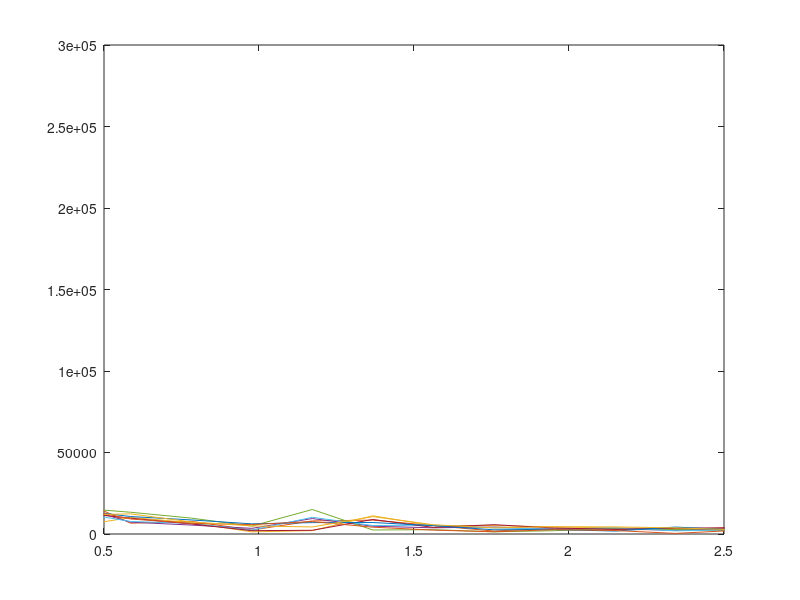
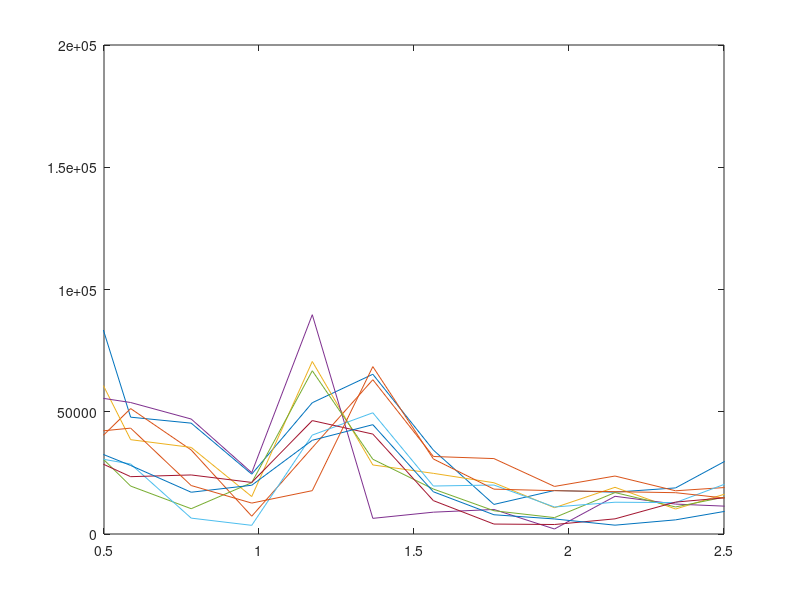

Reproduce these figures in MATLAB, in order.
%% Estimation of SpO2 level and heart rate using PPG data. PPG is measured
%% while the object stay still so no moving artifact involves. 940nm/ 660nm
%Created by: Thinh Nguyen 
%Email: mecheng.hn@gmail.com
%Date: 2015 April

% THIS ONE IS NOT OPTIMIZED. DO NOT USE FOR COMMERCIAL

%% START
clear all
[X1,X2]=textread('PPG.dat','%s %s');

for i=1:length(X1)
    X(i,1)=hex2dec(X1(i));
    if X(i,1)> hex2dec('7FFFFF')   %Dont pay attention to this part. It is the conversion of acquired HEX value into useful decimal value
        X(i,1)=hex2dec('7FFFFF') - X(i,1);
    end
    X(i,2)=hex2dec(X2(i)); 
    if X(i,2)> hex2dec('7FFFFF')
        X(i,2)=hex2dec('7FFFFF')- X(i,2);
    end
end

plot(X(:,1))
hold on
plot(X(:,2),'r')

fs=25; %sampling rate 15Hz
FFT_size=128; %default: 64


%% Data frame
for n=1:fix((length(X)/(2*fs))-2)
y1=X(n*fs:(n*fs+FFT_size-1),1); %RED
y2=X(n*fs:(n*fs+FFT_size-1),2); %IR

%% FFT Transform RED
NFFT = FFT_size ; % Next power of 2 from length of y
Y1 = fft(y1,NFFT);
f1 = fs/2*linspace(0,1,NFFT/2+1);

figure(1)
plot(f1,abs(Y1(1:NFFT/2+1)));
axis([0.5 2.5 0 3e5])

%% FFT Transform IR
NFFT = FFT_size; % Next power of 2 from length of y
Y2 = fft(y2,NFFT);
f2 = fs/2*linspace(0,1,NFFT/2+1);

figure(2)
plot(f2,abs(Y2(1:NFFT/2+1)));
axis([0.5 2.5 0 2e5])
hold on

%% Find local maximum in RED spectrum

YY=abs(Y1(6:12));
local_max_i=1;
local_max=YY(1);
for i=2:(length(YY)-1)
    if local_max<(YY(i))
        local_max_i=i;
        local_max=YY(i);
    end    
end
pk_RED_i=6-1+local_max_i;

%% Find local maximum in IR spectrum

YY=abs(Y2(6:12));
local_max_i=1;
local_max=YY(1);
for i=2:(length(YY)-1)
    if local_max<(YY(i))
        local_max_i=i;
        local_max=YY(i);
    end    
end
pk_IR_i=6-1+local_max_i;

%% Heart rate
HEART_RATE(n) = f2(pk_IR_i)*60  %%In fact, using FFT limits the accuracy of heart rate estimation. See the points on f1/ f2 arrays and you know why. I wrote a peak detection algorithm for heart rate only. See the second .m file. 

%% SpO2 
R_RED = abs(Y1(pk_RED_i)/abs(Y1(1)));
R_IR = abs(Y2(pk_IR_i)/abs(Y2(1)));
R=R_RED/R_IR;
SpO2(n) = 104 - 28*R

end

%% Take average value of heart rate and SpO2
HR=sum(HEART_RATE(2:(length(HEART_RATE)-1)))/(length(HEART_RATE)-2);
S=sum(SpO2(2:(length(SpO2)-1)))/(length(SpO2)-2);
Heart_Rate=round(HR)
SpO2_Level=round(S)

% %% Plot result
% y1=X(:,1);
% y2=X(:,2);
% 
% % Denoising
% for i=1:(length(y1)-1)
%     if ((y1(i+1)-y1(i))>50000)
%         y1(i+1)=y1(i+1)+ 65100;
%     elseif ((y1(i)-y1(i+1))>50000)
%         y1(i+1)=y1(i+1)+65100;
%     end
% end
% 
% for i=1:(length(y2)-1)
%     if ((y2(i+1)-y2(i))>50000)
%         y2(i+1)=y2(i+1)+ 65100;
%     elseif ((y2(i)-y2(i+1))>50000)
%         y2(i+1)=y2(i+1)+65100;
%     end
% end
% 
% x=0:1:length(y1)-1;
% plot(x,y1+3e5,'r');
% hold on
% plot(x,y2,'b');
% legend('RED','IR');
% legend('boxoff');
% str1 = ['Heart rate = ',num2str(HR)];
% text(length(y2)/2,max(y2)*4/5,str1);

%% END





